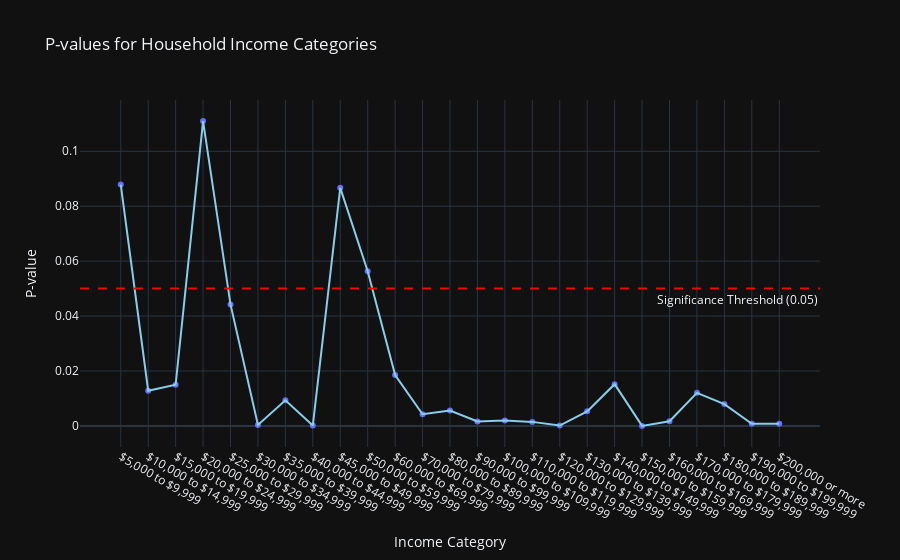

Notebook code for this chart:
### Code cell
p_values = simple_model.pvalues.drop('Intercept')

plot_data = pd.DataFrame({'Income Category': income_categories[1:], 'P-value': p_values.values})

fig = px.scatter(
    plot_data,
    x='Income Category',
    y='P-value',
    title='P-values for Household Income Categories',
    template='plotly_dark',
)

fig.add_scatter(
    x=plot_data['Income Category'],
    y=plot_data['P-value'],
    mode='lines',
    line=dict(color='skyblue', width=2),
    showlegend=False,
)

fig.add_hline(
    y=0.05,
    line_dash="dash",
    line_color="red",
    annotation_text="Significance Threshold (0.05)",
    annotation_position="bottom right"
)

# Render the plot
fig.show()

### Figure 1 — Plotly figure (JSON) as saved in the notebook; plotly's stock layout.template omitted (floating-point values rounded to 4 significant figures)
{"data": [{"hovertemplate": "Income Category=%{x}<br>P-value=%{y}<extra></extra>", "legendgroup": "", "marker": {"color": "#636efa", "symbol": "circle"}, "mode": "markers", "name": "", "orientation": "v", "showlegend": false, "type": "scatter", "x": ["$5,000 to $9,999", "$10,000 to $14,999", "$15,000 to $19,999", "$20,000 to $24,999", "$25,000 to $29,999", "$30,000 to $34,999", "$35,000 to $39,999", "$40,000 to $44,999", "$45,000 to $49,999", "$50,000 to $59,999", "$60,000 to $69,999", "$70,000 to $79,999", "$80,000 to $89,999", "$90,000 to $99,999", "$100,000 to $109,999", "$110,000 to $119,999", "$120,000 to $129,999", "$130,000 to $139,999", "$140,000 to $149,999", "$150,000 to $159,999", "$160,000 to $169,999", "$170,000 to $179,999", "$180,000 to $189,999", "$190,000 to $199,999", "$200,000 or more"], "xaxis": "x", "y": [0.08788, 0.0128, 0.01497, 0.111, 0.04424, 0.0003417, 0.00931, 0.0001207, 0.08669, 0.05634, 0.01852, 0.004228, 0.005606, 0.001586, 0.00197, 0.001466, 0.0001145, 0.005305, 0.01519, 1.827e-06, 0.001685, 0.01204, 0.007943, 0.000792, 0.0007914], "yaxis": "y"}, {"line": {"color": "skyblue", "width": 2}, "mode": "lines", "showlegend": false, "type": "scatter", "x": ["$5,000 to $9,999", "$10,000 to $14,999", "$15,000 to $19,999", "$20,000 to $24,999", "$25,000 to $29,999", "$30,000 to $34,999", "$35,000 to $39,999", "$40,000 to $44,999", "$45,000 to $49,999", "$50,000 to $59,999", "$60,000 to $69,999", "$70,000 to $79,999", "$80,000 to $89,999", "$90,000 to $99,999", "$100,000 to $109,999", "$110,000 to $119,999", "$120,000 to $129,999", "$130,000 to $139,999", "$140,000 to $149,999", "$150,000 to $159,999", "$160,000 to $169,999", "$170,000 to $179,999", "$180,000 to $189,999", "$190,000 to $199,999", "$200,000 or more"], "y": [0.08788, 0.0128, 0.01497, 0.111, 0.04424, 0.0003417, 0.00931, 0.0001207, 0.08669, 0.05634, 0.01852, 0.004228, 0.005606, 0.001586, 0.00197, 0.001466, 0.0001145, 0.005305, 0.01519, 1.827e-06, 0.001685, 0.01204, 0.007943, 0.000792, 0.0007914]}], "layout": {"annotations": [{"showarrow": false, "text": "Significance Threshold (0.05)", "x": 1, "xanchor": "right", "xref": "x domain", "y": 0.05, "yanchor": "top", "yref": "y"}], "legend": {"tracegroupgap": 0}, "shapes": [{"line": {"color": "red", "dash": "dash"}, "type": "line", "x0": 0, "x1": 1, "xref": "x domain", "y0": 0.05, "y1": 0.05, "yref": "y"}], "title": {"text": "P-values for Household Income Categories"}, "xaxis": {"anchor": "y", "domain": [0, 1], "title": {"text": "Income Category"}}, "yaxis": {"anchor": "x", "domain": [0, 1], "title": {"text": "P-value"}}}}
